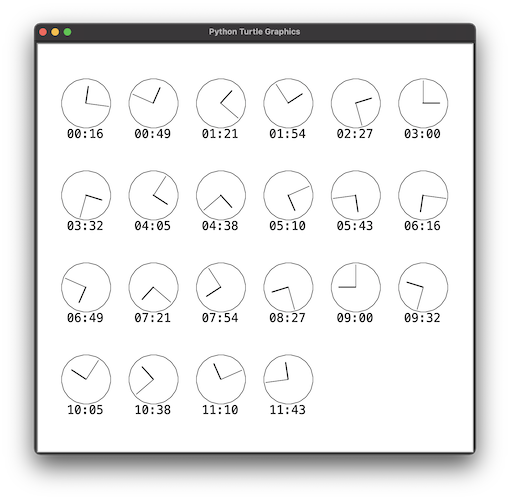

The Python source for this figure:
#!/usr/bin/env python3

import turtle

turtle.speed(0)
turtle.hideturtle()

for i in range(22):

    # bas du cercle, i.e. 6h
    x = -280 + (i % 6) * 110
    y = 200 - (i // 6) * 150

    # centre du cercle
    xc = x
    yc = y + 40

    turtle.pensize(1)
    turtle.penup()
    turtle.goto(x, y)
    turtle.pendown()
    turtle.setheading(0)
    turtle.circle(40, steps=60)
    turtle.penup()

    h = (90 + 180 * i) / 11
    m = (12 * h) % 360

    # l'heure
    turtle.goto(x, y - 22)
    turtle.write(
        f"{int(h/30):02d}:{int(m/6):02d}", align="center", font=("Menlo", 20, "normal")
    )

    # aiguille des heures
    turtle.pensize(2)
    turtle.goto(xc, yc)
    turtle.pendown()
    turtle.setheading(90 - h)
    turtle.forward(27)
    turtle.penup()

    # aiguille des minutes
    turtle.pensize(1)
    turtle.goto(xc, yc)
    turtle.pendown()
    turtle.setheading(90 - m)
    turtle.forward(37)
    turtle.penup()

turtle.mainloop()
